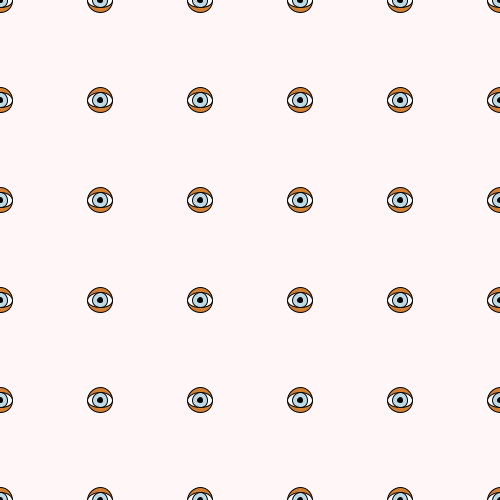
Frame 1 (no input)
Frame 60 (the mouse pressed at the canvas centre just before this capture): identical to frame 1, image omitted
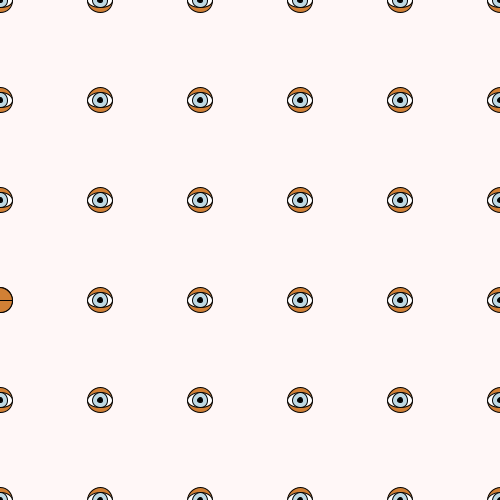
Frame 120 (the mouse held since frame 60 and released just before this capture)

The Processing sketch that drew these frames (run headless with seeded random() and noise(); from frame 60 on, the mouse is pressed at the canvas centre):

// Processing sketch: processing_113035
// ── processing_113035.pde

void setup() {
  size(500, 500);
  frameRate(12);
  //noLoop();
}

void draw() {
  background(255, 247, 247);
  float prob_of_eye_closed = 0.01;
  
  /*
  for(int i=0; i<25; i++) {     
    ellipse(30, i*20, 50, 50);
    ellipse(30, i*20, 50, 30);
    ellipse(30, i*20, 50, 20);
    fill(209, 128, 53);
    ellipse(30, i*20, 50, 5);
  }
  */

  for (int x = 0; x <= width; x += 100) {
    for (int y = 0; y <= height; y+=100) {
      float is_eye_closed = random(0, 1);
      if (is_eye_closed < prob_of_eye_closed) {
        eye(x, y, true);
      } else {
        eye(x, y, false);
      }
    }  
  }
  

    //arc(100, 100, 25, 25, PI, 2*PI);    
}

void eye(int x, int y, boolean eye_closed) {
  fill(209, 128, 53);
  ellipse(x, y, 25, 25);
  noFill();
  
  fill(255);
  ellipse(x, y, 25, 15);
  noFill();
  
  fill(190, 217, 227);
  ellipse(x, y, 15, 15);
  noFill();
  
  fill(0);
  ellipse (x, y, 5, 5);
  
  if (eye_closed) {
    fill(209, 128, 53);
    arc(x, y, 25, 25, PI, 2*PI, CHORD);
    arc(x, y, 25, 25, 0, PI, CHORD);
  }
}
